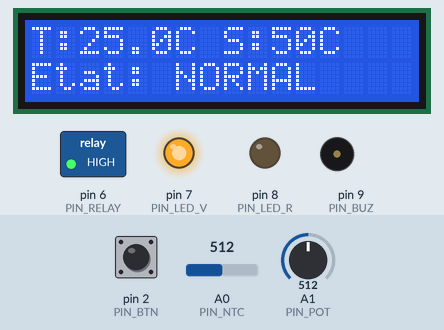
Recording of a sketch running on a simulated Arduino Uno, built with avr-gcc and run on an emulated ATmega328P. Shown: 16×2 character LCD, switched loads named in the sketch (green lamp = pin HIGH), output pins drawn as LEDs (lit = HIGH), buzzer (waves = sounding). The inputs (shaded band) are chosen by the test bench; at power-on: A0 (PIN_NTC) = 512, A1 (PIN_POT) = 512, pin 2 (PIN_BTN) HIGH. What the sketch prints to the serial monitor is not drawn.

Above: at 2.7 s.
2.8 s: A0 (PIN_NTC) set to 283
At 3.6 s:
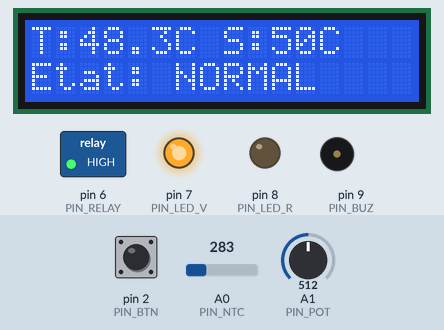
4.3 s: A0 (PIN_NTC) set to 258
At 5.0 s:
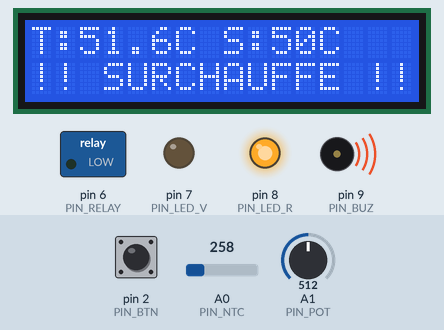
6.6 s: A1 (PIN_POT) set to 716
At 7.09 s:
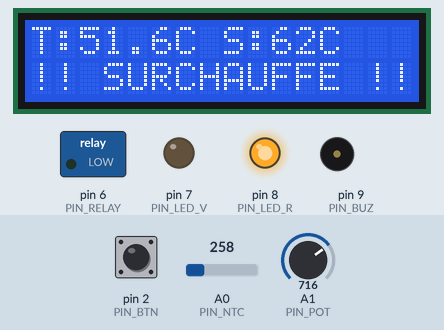
8.1 s: pin 2 (PIN_BTN) pulled LOW for 0.15 s
At 9.0 s:
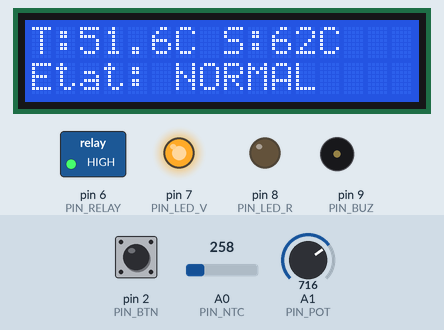
9.7 s: A1 (PIN_POT) set to 552
At 10.9 s:
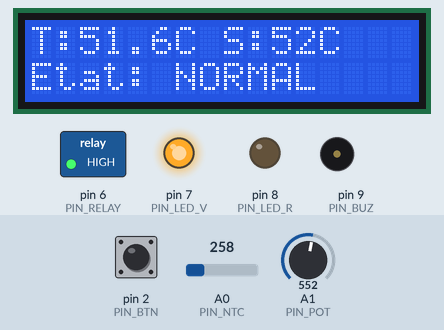
11.2 s: A1 (PIN_POT) set to 522
At 11.62 s:
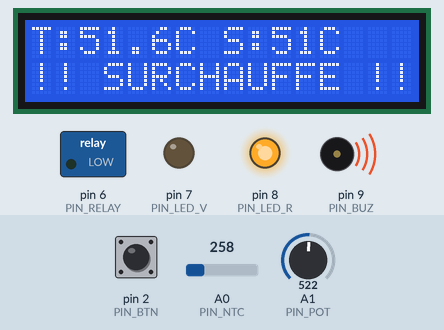
Timing chart, 0 to 13.8 s (numbered marks = the images above; inputs shaded):
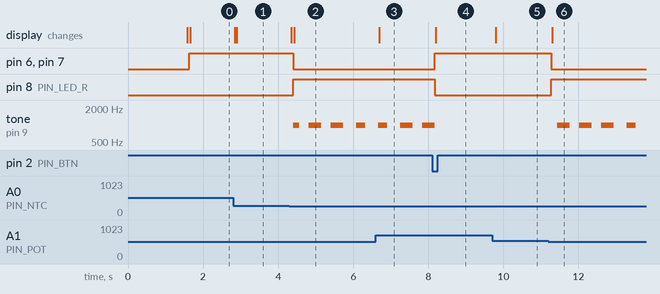

Measured:
- the behaviour switches between 270 and 269 on A0 (PIN_NTC) (found by bisection; images 1 and 2)
- the behaviour switches between 540 and 539 on A1 (PIN_POT) (found by bisection; images 5 and 6)
- after the input at 2.8 s, the display: first changes at once (image 1 shows a later state)
- after the input at 4.3 s, pin 6 (PIN_RELAY), pin 7 (PIN_LED_V): HIGH → LOW after 0.10 s; pin 8 (PIN_LED_R): LOW → HIGH after 0.10 s; tone on pin 9 (PIN_BUZ): plays 1000 Hz for 0.17 s, 1000 Hz for 0.34 s, 1000 Hz for 0.34 s, 1000 Hz for 0.25 s, starting after 0.10 s; the display: first changes after 0.05 s (image 2 shows a later state)
- after the input at 6.6 s, the display: changes after 0.09 s (image 3)
- after the input at 8.1 s, pin 6 (PIN_RELAY), pin 7 (PIN_LED_V): LOW → HIGH after 0.07 s; pin 8 (PIN_LED_R): HIGH → LOW after 0.07 s; tone on pin 9 (PIN_BUZ): goes on until 8.2 s, then stays silent; the display: changes after 0.10 s (image 4)
- after the input at 9.7 s, the display: changes after 0.09 s (image 5)
- after the input at 11.2 s, pin 6 (PIN_RELAY), pin 7 (PIN_LED_V): HIGH → LOW after 0.07 s; pin 8 (PIN_LED_R): LOW → HIGH after 0.07 s; tone on pin 9 (PIN_BUZ): alternates 1000 Hz for 0.34 s and silent for 0.25 s, starting after 0.24 s; the display: changes after 0.10 s (image 6)

The sketch:

Imported_from_Wokwi.ino
```cpp
#include <Wire.h>
#include <LiquidCrystal_I2C.h>

LiquidCrystal_I2C lcd(0x27, 16, 2);

#define PIN_NTC   A0
#define PIN_POT   A1
#define PIN_RELAY 6
#define PIN_LED_V 7
#define PIN_LED_R 8
#define PIN_BUZ   9
#define PIN_BTN   2

const float BETA = 3950.0;   // coefficient de la NTC Wokwi
const float HYST = 2.0;      // hystérésis en °C
bool alarme = false;

float lireTemperature() {
  long somme = 0;
  for (int i = 0; i < 10; i++) { somme += analogRead(PIN_NTC); delay(5); }
  float v = somme / 10.0;                       // moyenne anti-bruit
  return 1 / (log(1 / (1023.0 / v - 1)) / BETA + 1 / 298.15) - 273.15;
}

void setup() {
  Serial.begin(9600);
  pinMode(PIN_RELAY, OUTPUT);
  pinMode(PIN_LED_V, OUTPUT);
  pinMode(PIN_LED_R, OUTPUT);
  pinMode(PIN_BUZ, OUTPUT);
  pinMode(PIN_BTN, INPUT_PULLUP);
  lcd.init();
  lcd.backlight();
  lcd.print("Protection moteur");
  delay(1500);
  lcd.clear();
}

void loop() {
  float t = lireTemperature();
  float seuil = 20.0 + analogRead(PIN_POT) * 60.0 / 1023.0;  // seuil 20 à 80 °C

  // Déclenchement
  if (!alarme && t >= seuil) alarme = true;
  // Réarmement : température redescendue ET bouton appuyé
  if (alarme && t < seuil - HYST && digitalRead(PIN_BTN) == LOW) alarme = false;

  // Sorties
  digitalWrite(PIN_RELAY, alarme ? LOW : HIGH);   // relais coupé en alarme
  digitalWrite(PIN_LED_V, !alarme);
  digitalWrite(PIN_LED_R, alarme);

  if (alarme && (millis() / 300) % 2 == 0) tone(PIN_BUZ, 1000);
  else noTone(PIN_BUZ);

  // Affichage LCD
  lcd.setCursor(0, 0);
  lcd.print("T:"); lcd.print(t, 1);
  lcd.print("C S:"); lcd.print(seuil, 0); lcd.print("C  ");
  lcd.setCursor(0, 1);
  lcd.print(alarme ? "!! SURCHAUFFE !! " : "Etat: NORMAL     ");

  Serial.print(t); Serial.print(" ; "); Serial.println(seuil);
}
```
